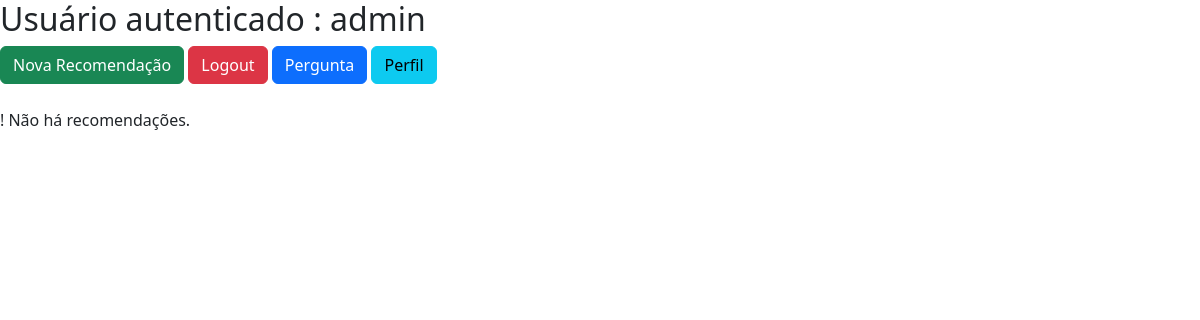
The page /home (signed in) on the database as committed earlier.
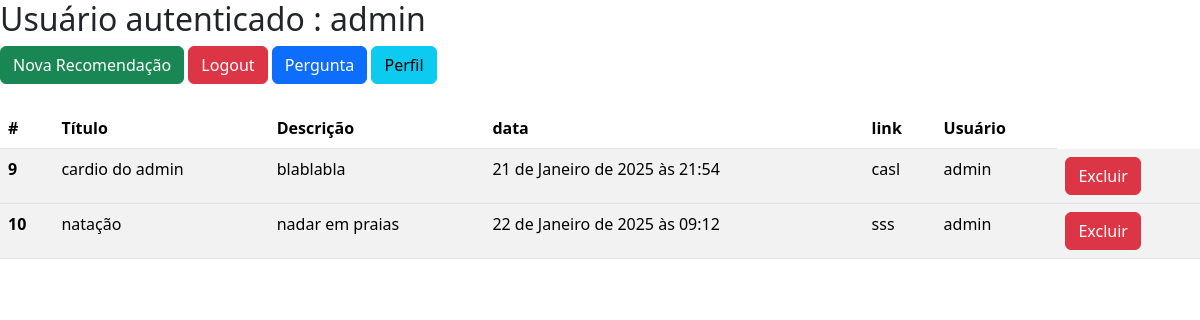
The same page on the database as committed later.
### recomendacao/models.py (models this page shows, shortened)
class Recomendacao(models.Model):
    titulo = models.CharField(max_length=100)
    descricao = models.CharField(max_length=500)
    link = models.CharField(max_length=100)
    data = models.DateTimeField(auto_now_add=True)
    perfil = models.ForeignKey(Perfil, on_delete=models.CASCADE, blank=True, null=True)
    class Meta:
        verbose_name = 'Recomendaçõe'

class Perfil(models.Model):
    telefone = models.CharField(max_length=15)
    genero = models.CharField(max_length=7)
    data_de_nascimento = models.CharField(max_length=11)
    usuario = models.ForeignKey(User, on_delete=models.CASCADE, blank=True, null=True)
    def __str__(self):
        return self.usuario.username
    class Meta:
        verbose_name = 'Perfi'

### recomendacao/views.py (the view)
# urls.py: path('home', home, name='home'),
@login_required(login_url="auth/login")
def home(request):
    user = Perfil.objects.filter(usuario=request.user).first()
    recomendacao = Recomendacao.objects.filter(perfil=user)
    context = {'recomendacoes':recomendacao}
    return render(request, "recomendacao/home.html", context)

### recomendacao/templates/recomendacao/home.html (shortened to what this page needs)
<!DOCTYPE html>
<html lang="en">
<head>
    <link href="https://cdn.jsdelivr.net/npm/bootstrap@5.3.3/dist/css/bootstrap.min.css" rel="stylesheet">
</head>
<body>
    <h2>Usuário autenticado : {{user}}</h2>
    <a class="btn btn-success" href="{% url 'new_recomendation' %}">Nova Recomendação</a> <a class="btn btn-danger" href="{% url 'logout' %}">Logout</a> <a class="btn btn-primary" href="{% url 'pergunta' %}">Pergunta</a> <a class="btn btn-info" href="{% url 'perfil' %}">Perfil</a><br><br>
    {% if recomendacoes %}
    <table class="table table-striped">
      <thead>
        <tr>
          <th scope="col">#</th>
          <th scope="col">Título</th>
          <th scope="col">Descrição</th>
          <th scope="col">data</th>
          <th scope="col">link</th>
          <th scope="col">Usuário</th>
        </tr>
      </thead>
      {% for reco in recomendacoes %}
          <tbody>
            <tr>
              <th scope="row">{{reco.id}}</th>
              <td>{{reco.titulo}}</td>
              <td>{{reco.descricao}}</td>
              <td>{{reco.data}}</td>
              <td>{{reco.link}}</td>
              <td>{{reco.perfil}}</td>
              <td><a href="delete/{{reco.id}}" class="btn btn-danger">Excluir</a></td>
            </tr>
          </tbody>
      {% endfor %}
    </table>
    {% else %}
      <p>! Não há recomendações.</p>
    {% endif %}
  </body>
</html>

Rows that differ between the two databases and show on the page:
added Recomendacao: id "9", titulo "cardio do admin", descricao "blablabla", data "21 de Janeiro de 2025 às 21:54", link "casl", perfil "admin"
added Recomendacao: id "10", titulo "natação", descricao "nadar em praias", data "22 de Janeiro de 2025 às 09:12", link "sss", perfil "admin"
Other text that changed with them:
text no longer shown: "! Não há recomendações."
text now shown: "# Título Descrição data link Usuário"
